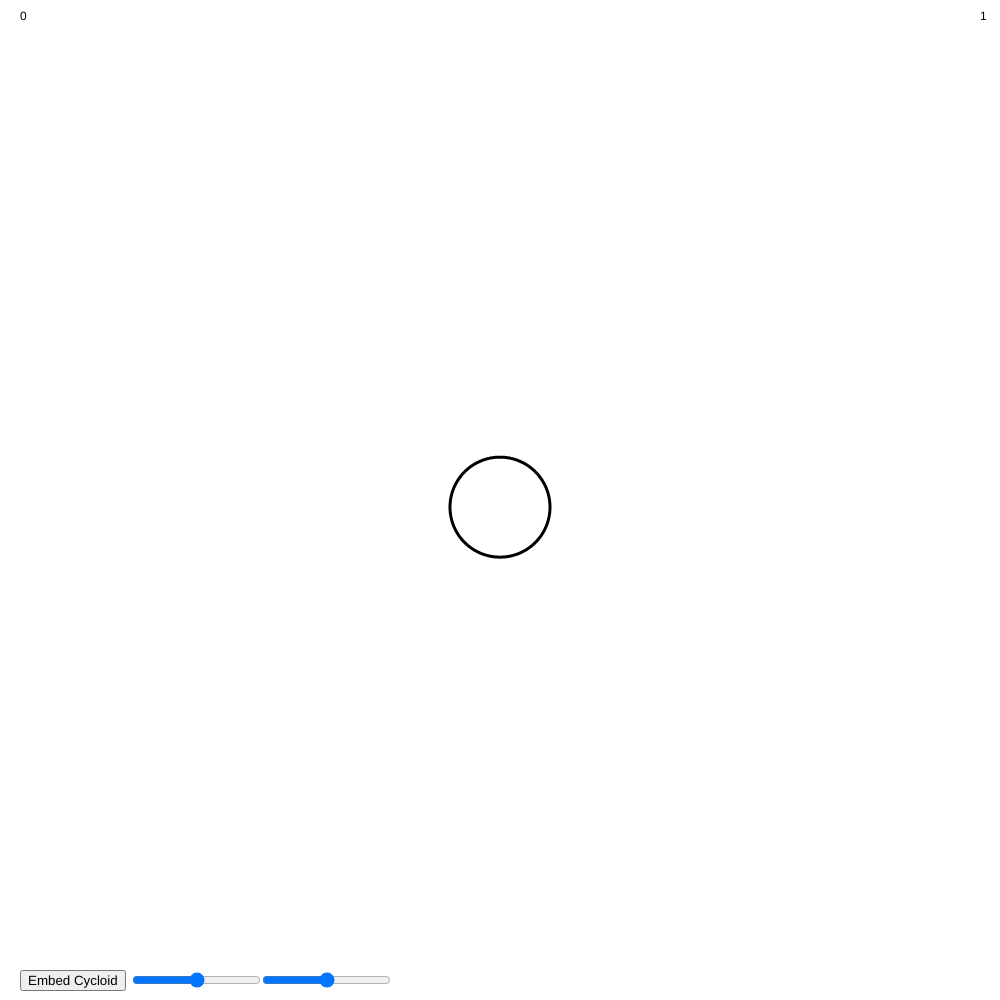
Frame 1 (no input)
Frame 60 (no input): identical to frame 1, image omitted
Frame 120 (the mouse pressed at the canvas centre since frame 60): identical to frame 1, image omitted

The p5.js sketch that drew this single still picture (run headless with seeded random() and noise() and a simulated clock; from frame 60 on, the mouse is pressed at the canvas centre):

// p5.js sketch
// ── sketch.js
let cycloid, button;

function setup() {
  let size;
  if (windowWidth>windowHeight) {
    size = windowHeight;
  } else {
    size = windowWidth;
  }
  createCanvas(size, size);
  let r1 = 50;
  let r2 = (1/7) * r1
  rateSlider = createSlider(-20, 20, 0, 1);
  sizeSlider = createSlider(0, 2, 1, 0.01);
  rateSlider.position(130, size-30);
  sizeSlider.position(260, size-30);
  cycloid = new Cycloid(r1, r2);
  cycloid.drawCircle();
  button = createButton("Embed Cycloid");
  button.mousePressed(embed);
  button.position(20, size-30);
}

function embed() {
  cycloid.embedCycloid();
}

function windowResized() {
  let size;
  if (windowWidth>windowHeight) {
    size = windowHeight;
  } else {
    size = windowWidth;
  }
  resizeCanvas(size, size);
}

function draw() {
  background(1000);
  translate(width/2, height/2);
  let rate = rateSlider.value();
  let size = sizeSlider.value();
  cycloid.drawCycloid(rate, size);
  textAlign(LEFT);
  fill(0);
  text(rate, -width/2 + 20, -height/2 + 20);
  text(size, width/2 - 20, -height/2 + 20);
}
// ── cycloid.js
class Cycloid {
  constructor(r1, r2) {
    this.r1 = r1;
    this.r2 = r2;
    this.circle = [];
    this.cycloid = [];
    this.n = width
  }
  
  drawCircle() {
    let circle = [];
    let dt = TWO_PI/this.n
    for (let i = 0; i < this.n; i ++) {
      let x = this.r1*sin(i*dt);
      let y = this.r1*cos(i*dt);
      append(circle, {x:x, y:y});
    }
    this.circle = circle
  }
  
  drawCycloid(rate, size) {
    let cycloid = [];
    let dt = TWO_PI/this.n;
    noFill();
    strokeWeight(3);
    beginShape();
    for (let i = 0; i < this.n; i ++) {
      let x = (this.r2*sin(rate*i*dt)) + this.circle[i].x * size;
      let y = (this.r2*cos(rate*i*dt)) + this.circle[i].y * size;
      vertex(x,y);
      append(cycloid, {x:x, y:y});
    }
    endShape(CLOSE);
    this.cycloid = cycloid
  }
  
  embedCycloid() {
    this.circle = this.cycloid
  }
  
}
